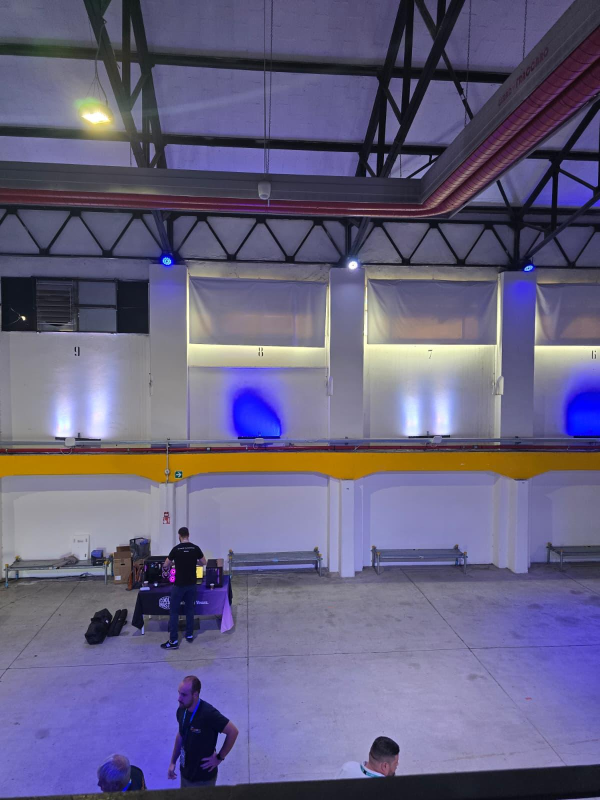
#> input picture rilievo-parete/foto/00-originale.jpg, 1200 x 1600 px (shown at 1/2 size)
$ python ricostruisci.py
#> lines starting #> are read from the running program, lines starting #| are printed output that depends on the picture; after the words box and inside, x2 and y2 are one past the last pixel; in counts of white or black regions, pixels touching at a corner belong together
"""Rilievo della campata tipo: raddrizza la foto e genera maschere, schemi e misure.

Uso:  python3 rilievo-parete/script/ricostruisci.py
Serve: numpy, opencv-python-headless, pillow

Tutti i numeri "misurati" qui sotto vengono dalla foto raddrizzata (pixel della
vista frontale); il modello pulito è espresso in unità con larghezza modulo = 1000
(nei documenti si usa 100: basta dividere per 10).
"""
import json
from pathlib import Path

import cv2
import numpy as np
from PIL import Image, ImageDraw, ImageFont

BASE = Path(__file__).resolve().parent.parent
FOTO = BASE / 'foto'
MASC = BASE / 'maschere'
SCHEMI = BASE / 'schemi'
FB = '/usr/share/fonts/truetype/dejavu/DejaVuSans-Bold.ttf'
FR = '/usr/share/fonts/truetype/dejavu/DejaVuSans.ttf'

# ---------------------------------------------------------------------------
# 1. Raddrizzamento (rotazione della camera verso la normale alla parete)
# ---------------------------------------------------------------------------
F_PX = 1150.0                  # focale stimata (telefono ~24-26 mm equiv. su 1200x1600)
VP_ORIZ = (15000.0, 843.0)     # punto di fuga delle orizzontali della parete (foto originale)
DIR_VERT = (-0.0025, 1.0)      # direzione delle verticali (punto di fuga all'infinito)


def omografia(w, h):
    K = np.array([[F_PX, 0, w / 2], [0, F_PX, h / 2], [0, 0, 1]])
    Ki = np.linalg.inv(K)
    d1 = Ki @ np.array([*VP_ORIZ, 1.0]); d1 /= np.linalg.norm(d1)
    d2 = Ki @ np.array([*DIR_VERT, 0.0]); d2 /= np.linalg.norm(d2)
    d2 -= d1 * (d1 @ d2); d2 /= np.linalg.norm(d2)
    d3 = np.cross(d1, d2)
    R = np.column_stack([d1, d2, d3])
    Hr = K @ R.T @ Ki
    ang = np.array([[0, 480], [w, 480], [w, 1000], [0, 1000]], float)
    p = np.c_[ang, np.ones(4)] @ Hr.T; p = p[:, :2] / p[:, 2:]
    xmin, ymin = p.min(0); xmax, ymax = p.max(0)
    T = np.array([[1, 0, -xmin + 10], [0, 1, -ymin + 10], [0, 0, 1]])
    H = T @ Hr
    pp = H @ (K @ d3); pp = pp[:2] / pp[2]          # punto principale della vista frontale
    info = dict(imbardata_gradi=float(np.degrees(np.arcsin(-d1[2]))),
                rollio_gradi=float(np.degrees(np.arctan2(d1[1], d1[0]))),
                punto_principale_raddrizzata=[round(float(v), 1) for v in pp])
    return H, (int(xmax - xmin + 20), int(ymax - ymin + 20)), info


src = cv2.imread(str(FOTO / '00-originale.jpg'))
#> src is the input picture: shape (1600, 1200, 3); mean B, G, R 128.7, 97.6, 102.5
H, size, info_camera = omografia(src.shape[1], src.shape[0])
radd = cv2.warpPerspective(src, H, size, flags=cv2.INTER_CUBIC)
cv2.imwrite(str(FOTO / '03-parete-raddrizzata.jpg'), radd, [cv2.IMWRITE_JPEG_QUALITY, 92])

# ---------------------------------------------------------------------------
# 2. Misure sulla foto raddrizzata (pixel) e modello pulito (unità, modulo = 1000)
# ---------------------------------------------------------------------------
X8, Y0, PASSO_COL, PX = 293, 79, 356, 427 / 1000   # origine campata 8, px per unità

W, C = 1000, 166                  # modulo, colonna
YT, YB, YH = 876, 963, 1005       # alto fascia, fondo fascia, fondo dente
HT, HF = 150, 35                  # mezza larghezza dente in alto / parte piatta
AP = (179, 55, 821, 365)          # apertura col telo (approssimata): x0, y0, x1, y1

# profondità stimate davanti alla parete arretrata (unità, modulo = 1000)
PROF = dict(parete=0, colonne=65, fascia=110)
PROF_RANGE = dict(colonne=(50, 90), fascia=(80, 140))


def dente_y(x, xc):
    d = abs(x - xc)
    if d <= HF: return YH
    if d >= HT: return YB
    return YH - (YH - YB) * (d - HF) / (HT - HF)


c1, c2 = C / 2, W - C / 2
SAGOMA = [(0, 0), (W, 0), (W, dente_y(W, c2)), (c2 + HF, YH), (c2 - HF, YH), (c2 - HT, YB),
          (c1 + HT, YB), (c1 + HF, YH), (c1 - HF, YH), (0, dente_y(0, c1))]
FASCIA = [(0, YT), (W, YT)] + SAGOMA[2:]
COL_SX = [(0, 0), (C, 0), (C, YT), (0, YT)]
COL_DX = [(W - C, 0), (W, 0), (W, YT), (W - C, YT)]
PARETE = [(C, 0), (W - C, 0), (W - C, YT), (C, YT)]
APERTURA = [(AP[0], AP[1]), (AP[2], AP[1]), (AP[2], AP[3]), (AP[0], AP[3])]
LIVELLI = [('1-parete-arretrata', PARETE), ('2-colonne', None), ('3-fascia-gialla', FASCIA)]


def u2r(poly, x0=X8):            # unità -> pixel della foto raddrizzata
    return [(x0 + u * PX, Y0 + v * PX) for u, v in poly]


# ---------------------------------------------------------------------------
# 3. Maschere PNG (bianco su nero, stessa tela: si sovrappongono al pixel)
# ---------------------------------------------------------------------------
S, M = 2, 60
tela = (W * S + 2 * M, YH * S + 2 * M)
T = lambda poly: [(M + u * S, M + v * S) for u, v in poly]


def maschera(polys, nome):
    im = Image.new('L', tela, 0); d = ImageDraw.Draw(im)
    for p in polys: d.polygon(T(p), fill=255)
    im.save(MASC / nome)


maschera([SAGOMA], 'maschera-completa.png')
#> in maschera, `im.save(MASC / nome)`:
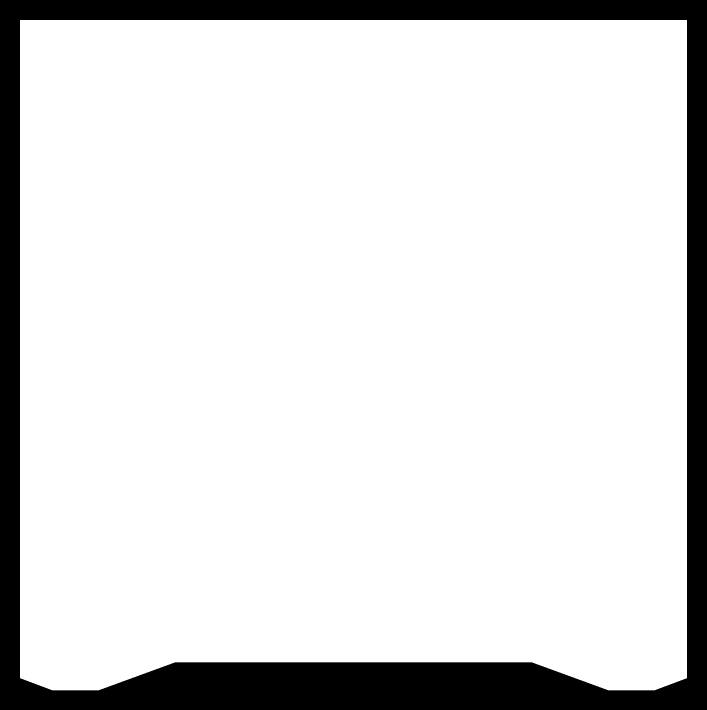
#> saved as maschera-completa.png: PIL image 2120x2130 L (shown at 1/3 size); 86.6% white; 1 black region, box (x1, y1, x2, y2) and area: (0, 0, 2120, 2130) 604321
maschera([PARETE], 'livello-1-parete-arretrata.png')
maschera([COL_SX, COL_DX], 'livello-2-colonne.png')
#> call 3 of maschera, with nome = 'livello-2-colonne.png'
#> in maschera (call 3), `im.save(MASC / nome)`:
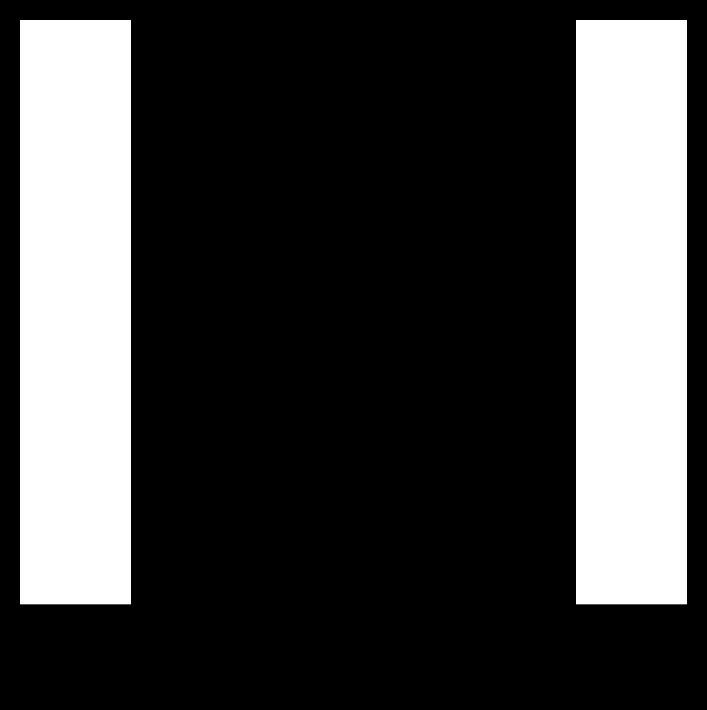
#> saved as livello-2-colonne.png: PIL image 2120x2130 L (shown at 1/3 size); 25.9% white; 2 white regions, box (x1, y1, x2, y2) and area: (60, 60, 393, 1813) 583749, (1728, 60, 2061, 1813) 583749
maschera([FASCIA], 'livello-3-fascia-gialla.png')
maschera([APERTURA], 'livello-0-apertura-telo-APPROSSIMATA.png')
#> in maschera (call 5), `im.save(MASC / nome)`:
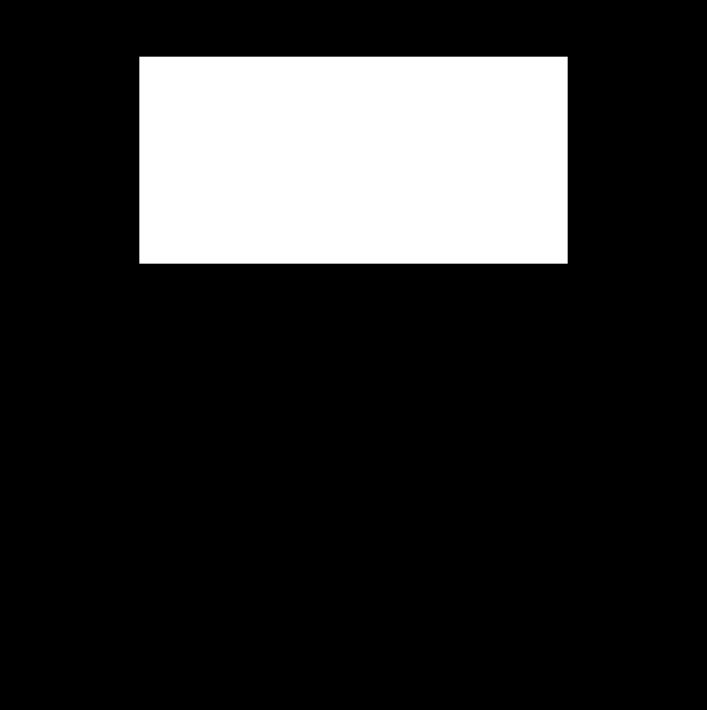
#> saved as livello-0-apertura-telo-APPROSSIMATA.png: PIL image 2120x2130 L (shown at 1/3 size); 17.7% white; 1 white region, box (x1, y1, x2, y2) and area: (418, 170, 1703, 791) 797985

# ---------------------------------------------------------------------------
# 4. SVG: sagoma unica + versione a livelli (Inkscape/Illustrator vedono i layer)
# ---------------------------------------------------------------------------
pts = lambda poly: ' '.join(f'{u:g},{v:.1f}' for u, v in poly)
(MASC / 'maschera.svg').write_text(f'''<svg xmlns="http://www.w3.org/2000/svg" viewBox="-20 -20 {W+40} {YH+40}" width="{W+40}" height="{YH+40}">
  <!-- Sagoma della campata tipo, vista frontale. Unità: larghezza modulo = 1000. -->
  <rect x="-20" y="-20" width="{W+40}" height="{YH+40}" fill="#000"/>
  <polygon id="sagoma" points="{pts(SAGOMA)}" fill="#fff"/>
</svg>
''')
L = 'inkscape:groupmode="layer"'
(MASC / 'maschera-livelli.svg').write_text(f'''<svg xmlns="http://www.w3.org/2000/svg" xmlns:inkscape="http://www.inkscape.org/namespaces/inkscape" viewBox="-20 -20 {W+40} {YH+40}" width="{W+40}" height="{YH+40}">
  <!-- Campata tipo divisa per piani di profondità. Unità: larghezza modulo = 1000.
       data-sporgenza = sporgenza stimata davanti alla parete arretrata, stesse unità (vedi LEGGIMI.md). -->
  <g id="sfondo" {L} inkscape:label="sfondo"><rect x="-20" y="-20" width="{W+40}" height="{YH+40}" fill="#000"/></g>
  <g id="apertura-telo" {L} inkscape:label="0 apertura telo (approssimata, piu arretrata)" data-sporgenza="negativa, non misurabile">
    <polygon points="{pts(APERTURA)}" fill="none" stroke="#6cf" stroke-width="3" stroke-dasharray="12 8"/></g>
  <g id="parete-arretrata" {L} inkscape:label="1 parete arretrata" data-sporgenza="0">
    <polygon points="{pts(PARETE)}" fill="#ff4fc8"/></g>
  <g id="colonne" {L} inkscape:label="2 colonne" data-sporgenza="{PROF['colonne']} (da {PROF_RANGE['colonne'][0]} a {PROF_RANGE['colonne'][1]})">
    <polygon id="colonna-sx" points="{pts(COL_SX)}" fill="#35d08a"/>
    <polygon id="colonna-dx" points="{pts(COL_DX)}" fill="#35d08a"/></g>
  <g id="fascia-gialla" {L} inkscape:label="3 fascia gialla" data-sporgenza="{PROF['fascia']} (da {PROF_RANGE['fascia'][0]} a {PROF_RANGE['fascia'][1]})">
    <polygon points="{pts(FASCIA)}" fill="#f5be28"/></g>
</svg>
''')

# ---------------------------------------------------------------------------
# 5. Verifica: livelli sovrapposti alla foto raddrizzata (campate 8 e 6)
# ---------------------------------------------------------------------------
foto = Image.fromarray(cv2.cvtColor(radd, cv2.COLOR_BGR2RGB)).convert('RGBA')
ov = Image.new('RGBA', foto.size, (0, 0, 0, 0)); d = ImageDraw.Draw(ov)
for x0 in (X8, X8 + 2 * PASSO_COL):
    d.polygon(u2r(PARETE, x0), fill=(255, 0, 200, 55))
    for p in (COL_SX, COL_DX): d.polygon(u2r(p, x0), fill=(0, 220, 120, 60))
    d.polygon(u2r(FASCIA, x0), fill=(255, 120, 0, 70))
    s = u2r(SAGOMA, x0); d.line(s + [s[0]], fill=(255, 0, 200, 255), width=3)
    for p in (COL_SX, COL_DX):
        q = u2r(p, x0); d.line(q + [q[0]], fill=(0, 200, 100, 255), width=2)
    q = u2r(APERTURA, x0); d.line(q + [q[0]], fill=(90, 200, 255, 255), width=2)
Image.alpha_composite(foto, ov).convert('RGB').save(FOTO / '04-verifica-livelli-su-foto.jpg', quality=92)
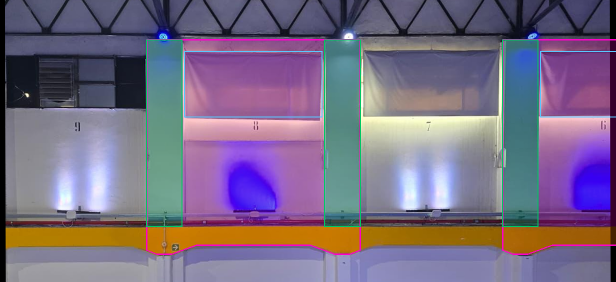
#> saved as 04-verifica-livelli-su-foto.jpg: PIL image 1231x564 RGB (shown at 1/2 size); mean R, G, B 120.8, 107.7, 131.7

# ---------------------------------------------------------------------------
# 6. Indizi del rilievo (dove si vede che la parete non è piana)
# ---------------------------------------------------------------------------
K2 = 1.6
base = Image.fromarray(cv2.cvtColor(radd, cv2.COLOR_BGR2RGB))
base = base.resize((int(base.width * K2), int(base.height * K2)), Image.LANCZOS)
#> base: PIL image 1969x902 RGB
Wb, Hb = base.size
zoom_h = 360
tav = Image.new('RGB', (Wb, Hb + zoom_h + 40), 'white'); tav.paste(base, (0, 0))
d = ImageDraw.Draw(tav)
f = ImageFont.truetype(FB, 20); fs = ImageFont.truetype(FR, 16)
k = lambda x, y: (x * K2, y * K2)
kw = dict(font=f, stroke_width=3, stroke_fill='white')
# fianchi visibili solo dal lato rivolto alla camera
for (x0, x1, lab) in [(364, 372, 'A'), (993, 1006, 'B')]:
    d.rectangle([k(x0, 290), k(x1, 390)], outline=(255, 0, 0), width=3)
    d.text(k(x0 - 4, 395), lab, fill=(255, 0, 0), **kw)
for x in (293, 718, 1077):
    d.line([k(x, 290), k(x, 390)], fill=(40, 120, 255), width=3)
# ringhiera e tubo che passano davanti alle colonne
d.rectangle([k(286, 424), k(372, 452)], outline=(255, 140, 0), width=3)
d.rectangle([k(645, 424), k(724, 452)], outline=(255, 140, 0), width=3)
d.text(k(300, 456), 'C', fill=(255, 140, 0), **kw)
# passi: numeri (parete), colonne, denti (fascia)
num = [155.3, 511.8, 856.8, 1206.5]; col = [329, 684, 1041]; den = [328.5, 691.5, 1051.5]
for x in num: d.line([k(x, 228), k(x, 244)], fill=(40, 120, 255), width=4)
for x in col: d.line([k(x, 60), k(x, 84)], fill=(0, 170, 90), width=4)
for x in den: d.line([k(x, 512), k(x, 530)], fill=(230, 110, 0), width=4)
d.text(k(560, 205), 'passo numeri ≈ 348', fill=(40, 120, 255), **kw)
d.text(k(750, 40), 'passo colonne = 356', fill=(0, 150, 80), **kw)
d.text(k(760, 525), 'passo denti fascia ≈ 361', fill=(210, 90, 0), **kw)
# riquadri ingranditi (ognuno nel suo spazio, didascalia su due righe)
zooms = [((348, 330, 392, 420), 'A — colonna 9|8:', 'fianco destro visibile'),
         ((978, 335, 1022, 425), 'B — colonna 7|6:', 'fianco sinistro visibile'),
         ((698, 330, 742, 420), 'colonna 8|7:', 'nessun fianco a destra'),
         ((270, 405, 400, 470), 'C — ringhiera e tubo rosso', 'passano davanti alla colonna')]
x = 10
for (a, b, c_, e), r1, r2 in zooms:
    cr = Image.fromarray(cv2.cvtColor(radd[b:e, a:c_], cv2.COLOR_BGR2RGB))
    s = min((zoom_h - 50) / cr.height, 520 / cr.width)
    cr = cr.resize((int(cr.width * s), int(cr.height * s)), Image.LANCZOS)
    d.text((x, Hb + 8), r1, font=fs, fill='black'); d.text((x, Hb + 28), r2, font=fs, fill='black')
    tav.paste(cr, (x, Hb + 55))
    x += max(cr.width, int(d.textlength(r2, font=fs)), int(d.textlength(r1, font=fs))) + 40
#> this loop made 4 passes
#> x on passes 1 to 4: 215, 427, 648, 1208
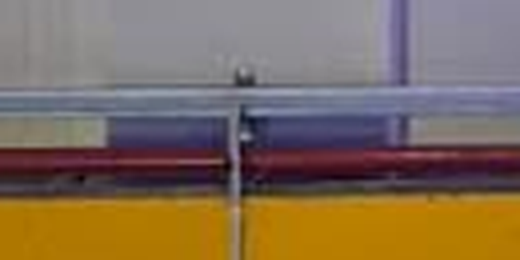
#> cr: PIL image 520x260 RGB; mean R, G, B 127.5, 108.2, 89
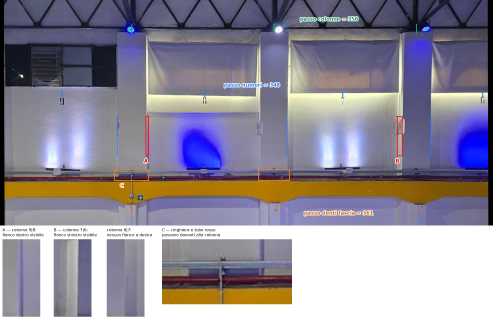
#> tav: PIL image 1969x1302 RGB (shown at 1/4 size); mean R, G, B 145.5, 140.1, 153.1
#> after the loop, x = 1208
d.text((x, Hb + 70), 'rosso = fianco della colonna visibile', font=fs, fill=(220, 0, 0))
d.text((x, Hb + 95), 'blu = lato opposto: nessun fianco', font=fs, fill=(40, 120, 255))
d.text((x, Hb + 120), 'arancio = ringhiera e tubo davanti alle colonne', font=fs, fill=(230, 110, 0))
d.text((x, Hb + 145), 'tacche = passi di numeri, colonne, denti', font=fs, fill='black')
tav.save(SCHEMI / 'indizi-rilievo.jpg', quality=90)

# ---------------------------------------------------------------------------
# 7. Schema proporzioni (prospetto frontale quotato)
# ---------------------------------------------------------------------------
Sd = 0.9; ML, MT, MR, MB = 360, 160, 500, 200
im = Image.new('RGB', (int(W * Sd + ML + MR), int(YH * Sd + MT + MB)), 'white'); d = ImageDraw.Draw(im)
f = ImageFont.truetype(FB, 22); fs = ImageFont.truetype(FR, 18); ft = ImageFont.truetype(FB, 26)
P = lambda u, v: (ML + u * Sd, MT + v * Sd)
d.polygon([P(u, v) for u, v in SAGOMA], fill=(255, 225, 245))
d.polygon([P(u, v) for u, v in FASCIA], fill=(245, 190, 40))
for p in (COL_SX, COL_DX): d.polygon([P(u, v) for u, v in p], fill=(215, 240, 225), outline=(0, 150, 80))
d.rectangle([P(AP[0], AP[1]), P(AP[2], AP[3])], outline=(60, 150, 230), width=2)
d.polygon([P(u, v) for u, v in SAGOMA], outline=(220, 0, 160), width=5)
fmt = lambda v: f'{v / 10:.1f}'.replace('.', ',')


def hdim(x1, x2, y, txt, up=True):
    a, b = P(x1, y), P(x2, y); d.line([a, b], fill='black', width=2)
    for p in (a, b): d.line([(p[0], p[1] - 10), (p[0], p[1] + 10)], fill='black', width=2)
    tw = d.textlength(txt, font=f); d.text(((a[0] + b[0] - tw) / 2, a[1] - (32 if up else -8)), txt, font=f, fill='black')


def vdim(x, y1, y2, txt, right=True):
    a, b = P(x, y1), P(x, y2); d.line([a, b], fill='black', width=2)
    for p in (a, b): d.line([(p[0] - 10, p[1]), (p[0] + 10, p[1])], fill='black', width=2)
    d.text((a[0] + (14 if right else -14 - d.textlength(txt, font=f)), (a[1] + b[1]) / 2 - 12), txt, font=f, fill='black')


hdim(0, W, -60, '100  (bordo esterno colonna → bordo esterno colonna)')
#> in hdim, `tw = d.textlength(txt, font=f)`: tw = 674.9
hdim(0, C, -8, fmt(C)); hdim(W - C, W, -8, fmt(C)); hdim(C, W - C, -8, fmt(W - 2 * C) + '  luce tra le colonne')
vdim(W + 60, 0, YT, fmt(YT)); vdim(W + 60, YT, YB, fmt(YB - YT) + ' fascia')
vdim(W + 190, 0, YB, fmt(YB) + ' al fondo fascia')
vdim(-60, 0, YH, fmt(YH) + ' in asse colonna', right=False)
hdim(c1 - HT, c1 + HT, YH + 60, 'dente ' + fmt(2 * HT) + ' (piano ' + fmt(2 * HF) + ')', up=False)
d.text((P(AP[0] + 10, AP[1] + 10)), 'apertura col telo (approssimata)', font=fs, fill=(40, 110, 200))
d.text((ML, im.height - 70), 'Unità: larghezza del modulo = 100.  Profondità del dente sotto la fascia: ' + fmt(YH - YB) + '.', font=fs, fill=(60, 60, 60))
d.text((ML, im.height - 45), 'Rosa = parete arretrata · verde = colonne · giallo = fascia · azzurro = apertura col telo. Vista frontale.', font=fs, fill=(60, 60, 60))
d.text((ML, 30), 'Campata tipo (es. n. 8) — prospetto frontale', font=ft, fill='black')
im.save(SCHEMI / 'schema-proporzioni.png')
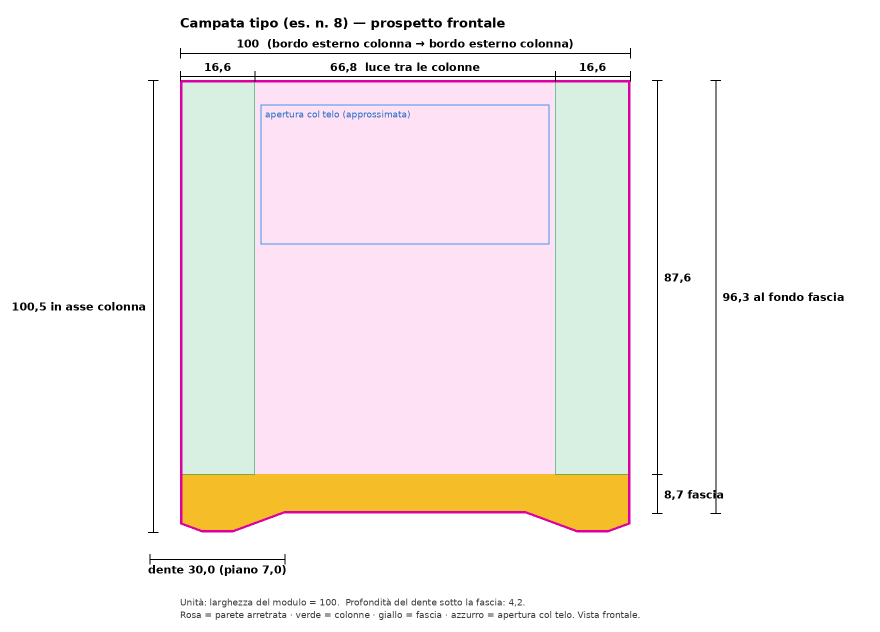
#> saved as schema-proporzioni.png: PIL image 1760x1264 RGB (shown at 1/2 size); mean R, G, B 246.1, 239, 237.9

# ---------------------------------------------------------------------------
# 8. Schema profondità: pianta (vista dall'alto) + sezione verticale
# ---------------------------------------------------------------------------
Z = 0.75
im = Image.new('RGB', (1700, 1320), 'white'); d = ImageDraw.Draw(im)
ft = ImageFont.truetype(FB, 26); f = ImageFont.truetype(FB, 19); fs = ImageFont.truetype(FR, 17)
d.text((40, 25), 'La campata non è piana: tre piani a profondità diverse (stime)', font=ft, fill='black')
# --- pianta
ox, oy = 110, 270                      # oy = filo parete arretrata
d.text((40, 90), 'PIANTA (vista dall\'alto, a metà altezza)', font=f, fill='black')
Pp = lambda u, z: (ox + u * Z, oy + z * Z * 2.2)  # profondità esagerata x2,2 per leggibilità
d.line([Pp(-60, 0), Pp(W + 60, 0)], fill=(200, 0, 150), width=4)
d.text(Pp(W + 70, -8), 'parete arretrata (0)', font=fs, fill=(200, 0, 150))
d.line([Pp(C, -40), Pp(W - C, -40)], fill=(60, 150, 230), width=3)
d.text(Pp(C + 10, -75), 'telo dentro l\'apertura: più indietro, profondità non misurabile', font=fs, fill=(40, 110, 200))
for x0 in (0, W - C):
    d.rectangle([Pp(x0, 0), Pp(x0 + C, PROF['colonne'])], fill=(215, 240, 225), outline=(0, 150, 80), width=3)
#> (the rest of the program and of its run is left out)
